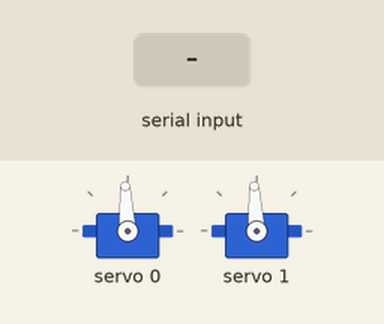
Simulated run of this sketch. Board: ESP32. On the bench: 2 × servo. Inputs (shaded band) come from the test bench. What the sketch prints to the serial monitor is not drawn.

Above: at 1.2 s.
1.3 s: "X90Y45\n" received over Serial
At 1.9 s:
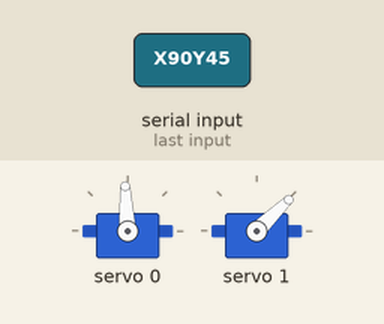
Timing chart, 0 to 4.3 s (numbered marks = the images above; inputs shaded):
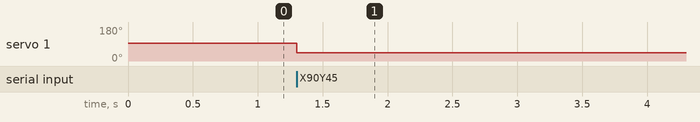

The sketch:

driver_test.ino
```cpp
#include <Wire.h>
#include <Adafruit_PWMServoDriver.h>

Adafruit_PWMServoDriver pwm = Adafruit_PWMServoDriver(0x40);

const int PAN_CH  = 0;
const int TILT_CH = 1;

// Pulse range in microseconds. Narrow these if a servo buzzes at its ends.
const int US_MIN = 500;
const int US_MAX = 2500;

// Safe mechanical limits for your turret (adjust later during calibration)
const int PAN_MIN = 0,  PAN_MAX = 180;
const int TILT_MIN = 0, TILT_MAX = 180;

void setServo(int channel, int angle) {
  int us = map(angle, 0, 180, US_MIN, US_MAX);
  pwm.writeMicroseconds(channel, us);
}

void setup() {
  Serial.begin(115200);
  Wire.begin(21, 22);                 // SDA = GPIO21, SCL = GPIO22
  pwm.begin();
  pwm.setOscillatorFrequency(27000000);
  pwm.setPWMFreq(50);                 // 50 Hz for analog servos
  delay(10);
  setServo(PAN_CH, 90);               // start centered
  setServo(TILT_CH, 90);
  Serial.println("Ready");
}

void loop() {
  if (Serial.available()) {
    String line = Serial.readStringUntil('\n');
    int x, y;
    if (sscanf(line.c_str(), "X%dY%d", &x, &y) == 2) {
      x = constrain(x, PAN_MIN, PAN_MAX);
      y = constrain(y, TILT_MIN, TILT_MAX);
      setServo(PAN_CH, x);
      setServo(TILT_CH, y);
    }
  }
}
```

Measured:
- after the input at 1.3 s, servo 1: 93° → 44° at once
